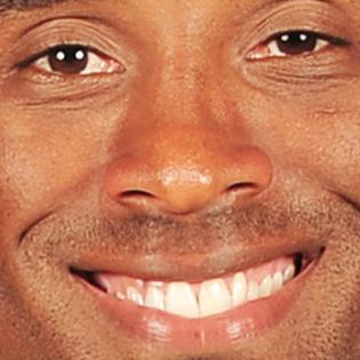
%> input picture HW1/2/kobeFace.png, 360 x 360 px
$ octave Part2UniformLBP.m   (GNU Octave 9; MATLAB toolbox functions it lacks are replaced by stand-ins)
%> lines starting %> are read from the running program, lines starting %| are printed output that depends on the picture
### HW1/2/getJump.m
%璸衡铬跑Ω计
function [jumpCount] = getJump(i)
    a = zeros(1,8);
    jumpCount = 0;
    k = 1;
    while i > 0
        a(k) = mod(i,2);
        i = floor(i/2);
        k = k + 1;
    end;
    for j = 1:7
        if a(j)~=a(j+1)
            jumpCount = jumpCount + 1;
        end;
    end;
    if a(1)~=a(8)
        jumpCount = jumpCount + 1;
    end;
end

### HW1/2/Part2UniformLBP.m
A = imread('kobeFace.png');
%> A is the input picture: size 360x360x3 uint8; mean R, G, B 196.3, 122.2, 89.4
GA = rgb2gray(A);
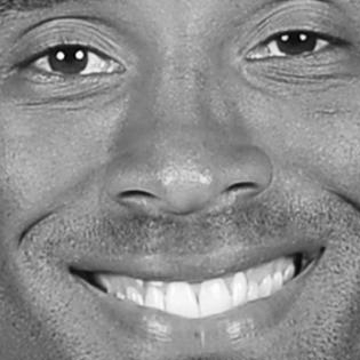
%> GA: size 360x360 uint8; min 1, max 255, mean 140.6
B = imread('gasolFace.png');
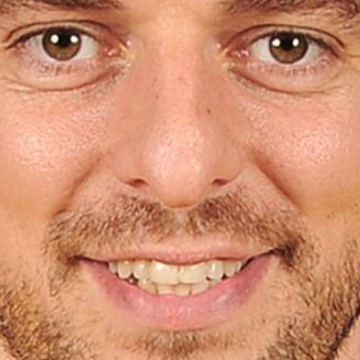
%> input picture HW1/2/gasolFace.png, 360 x 360 px
%> B is the input picture: size 360x360x3 uint8; mean R, G, B 207.5, 142.6, 111.8
GB = rgb2gray(B);
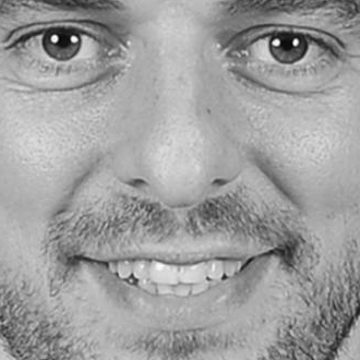
%> GB: size 360x360 uint8; min 3, max 254, mean 158.5

%初始化table
table = zeros(1,256);
temp = 1;
for i = 1:256
    tt = getJump(i - 1);
    if tt <= 2
        table(i) = temp;
        temp = temp + 1;
    end;
end;

[width,height] = size(GA);
%> width = 360; height = 360
resu = zeros(width,height);
neig = zeros(1,8);
for i = 2:width - 1
    for j = 2:height - 1
        res = 0;
        center = GA(i,j);
        wei = 1;
        neig(1) = GA(i - 1,j - 1);
        neig(2) = GA(i - 1,j);
        neig(3) = GA(i - 1,j + 1);
        neig(4) = GA(i,j + 1);
        neig(5) = GA(i + 1,j + 1);
        neig(6) = GA(i + 1,j);
        neig(7) = GA(i + 1,j - 1);
        neig(8) = GA(i,j - 1);
        for k = 1:8
            if neig(k) >= center
                res = res + wei;
            end;
            wei = wei * 2;
        end;
        resu(i,j) = table(res + 1);
    end;
end;
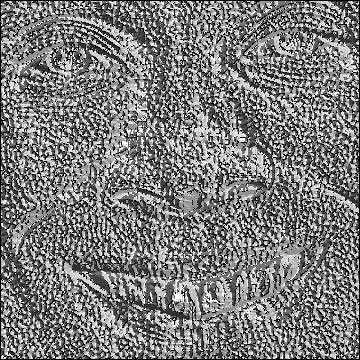
%> resu: size 360x360 double; min 0, max 58, mean 28.1; drawn with min black and max white
%> after the loop, neig = [101 93 94 90 87 91 96 99]
[width,height] = size(GA);
resu = zeros(width,height);
neig = zeros(1,8);
for i = 2:width - 1
    for j = 2:height - 1
        res = 0;
        center = GA(i,j);
        wei = 1;
        neig(1) = GA(i - 1,j - 1);
        neig(2) = GA(i - 1,j);
        neig(3) = GA(i - 1,j + 1);
        neig(4) = GA(i,j + 1);
        neig(5) = GA(i + 1,j + 1);
        neig(6) = GA(i + 1,j);
        neig(7) = GA(i + 1,j - 1);
        neig(8) = GA(i,j - 1);
        for k = 1:8
            if neig(k) >= center
                res = res + wei;
            end;
            wei = wei * 2;
        end;
        resu(i,j) = table(res + 1);
    end;
end;

%resw = im2double(resu);
imshow(resu,[]);
%1 2 4 8 16 32 64 128
